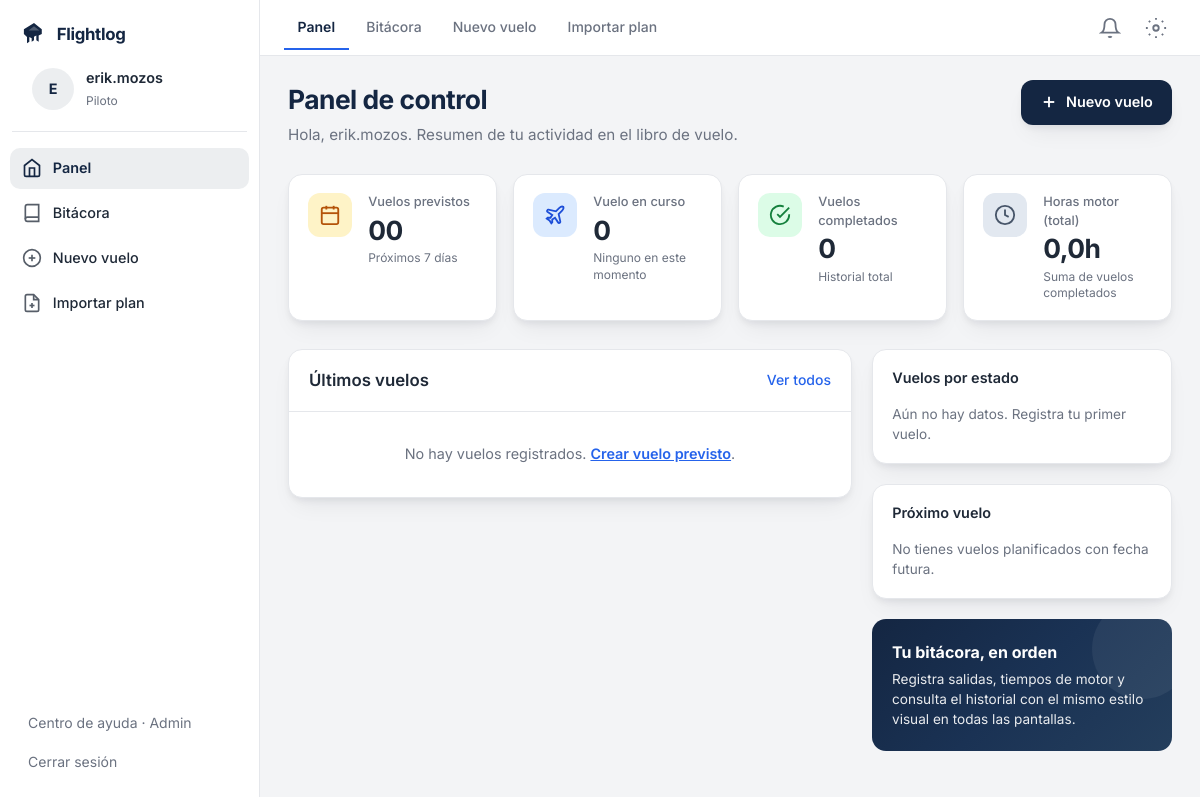
Page /flights/dashboard/ (signed in) on the earlier database version.
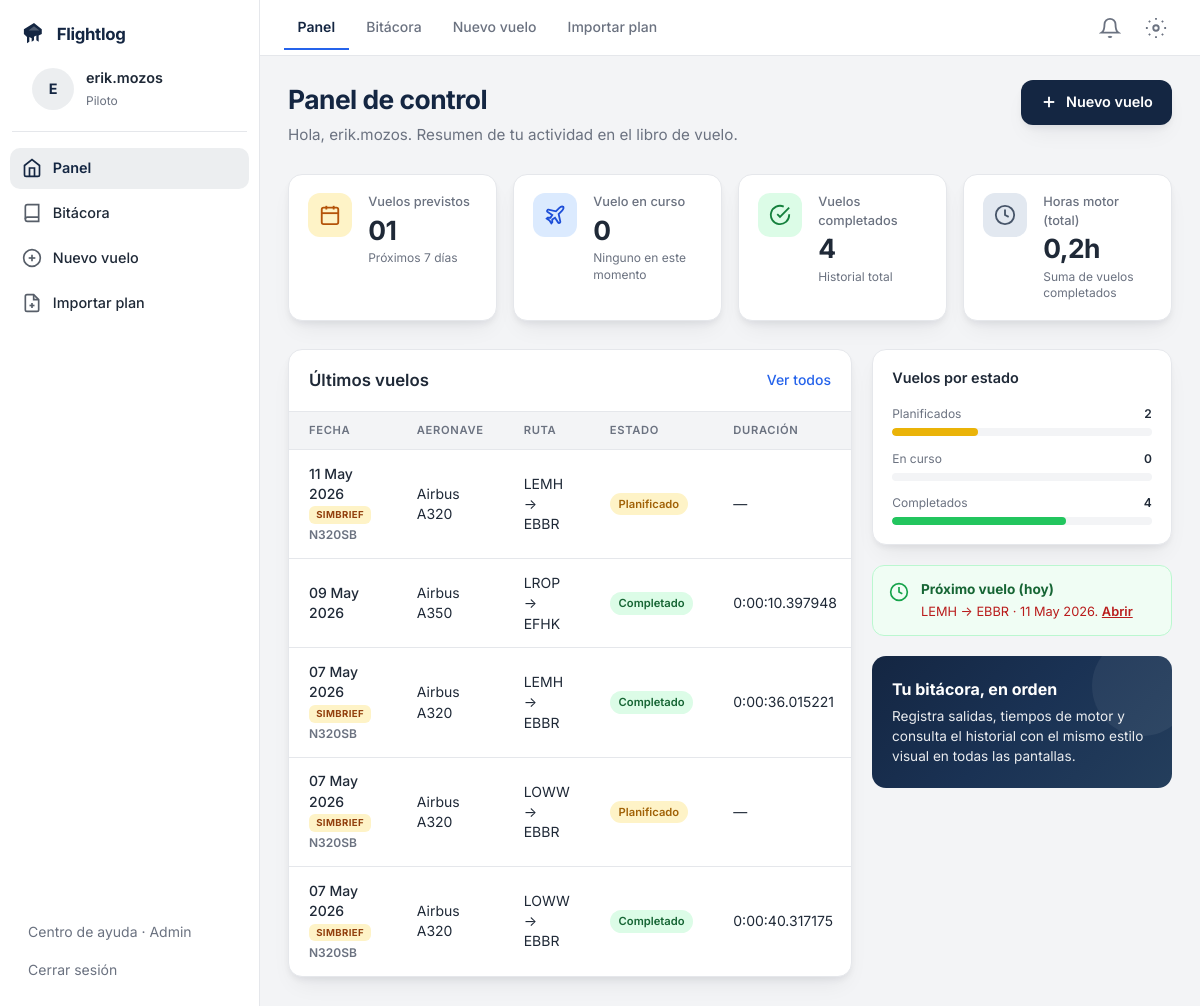
Same page on the later database version.
### logbook/models.py (models this page shows, shortened)
class FlightLog(models.Model):
    class Status(models.TextChoices):
        PLANNED = "PLANNED", "Planificado"
        IN_PROGRESS = "IN_PROGRESS", "En curso"
        COMPLETED = "COMPLETED", "Completado"
        CANCELLED = "CANCELLED", "Cancelado"
    pilot = models.ForeignKey(
        User,
        on_delete=models.CASCADE,
        related_name="flights",
        null=True,
        blank=True,
    )
    planned_date = models.DateField(
        help_text="Fecha prevista o fecha del vuelo planificado.",
    )
    aircraft = models.ForeignKey(Aircraft, on_delete=models.CASCADE, related_name="flight_logs")
    departure_airport = models.ForeignKey(
        Airport, on_delete=models.CASCADE, related_name="departure_flights"
    )
    arrival_airport = models.ForeignKey(
        Airport, on_delete=models.CASCADE, related_name="arrival_flights"
    )
    planned_departure_time = models.TimeField(
        null=True,
        blank=True,
        help_text="Hora de salida prevista (opcional).",
    )
    engine_start_time = models.DateTimeField(
        null=True,
        blank=True,
        help_text="Momento en que se inician motores (al pasar a en curso).",
    )
    engine_stop_time = models.DateTimeField(
        null=True,
        blank=True,
        help_text="Momento en que se apagan motores al finalizar.",
    )
    total_time = models.DurationField(
        null=True,
        blank=True,
        help_text="Tiempo de motor: se rellena al completar (engine_stop - engine_start).",
    )
    status = models.CharField(
        max_length=20,
        choices=Status.choices,
        default=Status.PLANNED,
    )
    remarks = models.TextField(blank=True)
    flight_number = models.CharField(max_length=20, blank=True)
    route = models.TextField(blank=True)
    alternate_airport = models.ForeignKey(
        Airport,
        null=True,
        blank=True,
        on_delete=models.SET_NULL,
        related_name="alternate_flights",
    )
    estimated_flight_time = models.DurationField(
        null=True,
        blank=True,
        help_text="Duración prevista desde el OFP (ej. EET/ETE), si se importó.",
    )
    imported_source = models.CharField(max_length=30, blank=True)
    imported_at = models.DateTimeField(null=True, blank=True)
    ofp_fuel_ramp_kg = models.DecimalField(
        max_digits=12,
        decimal_places=2,
        null=True,
        blank=True,
        help_text="Combustible en rampa según OFP importado (kg).",
    )
    ofp_fuel_takeoff_kg = models.DecimalField(
        max_digits=12,
        decimal_places=2,
        null=True,
        blank=True,
        help_text="Combustible al despegue previsto según OFP (kg).",
    )
    ofp_fuel_landing_kg = models.DecimalField(
        max_digits=12,
        decimal_places=2,
        null=True,
        blank=True,
        help_text="Combustible previsto en llegada según OFP (kg).",
    )
    fuel_on_board_start_kg = models.DecimalField(
        max_digits=12,
        decimal_places=2,
        null=True,
        blank=True,
        help_text="Combustible a bordo al encender motores (kg).",
    )
    fuel_on_board_end_kg = models.DecimalField(
        max_digits=12,
        decimal_places=2,
        null=True,
        blank=True,
        help_text="Combustible a bordo al apagar motores (kg).",
    )
    class Meta:
        ordering = ["-planned_date", "-id"]

### aircraft/models.py (models this page shows, shortened)
class Aircraft(models.Model):
    registration = models.CharField(max_length=32)
    manufacturer = models.CharField(max_length=128)
    model = models.CharField(max_length=128)
    icao_code = models.CharField(
        max_length=16,
        blank=True,
        help_text="Designador tipo OACI (ej. A320, B738).",
    )
    category = models.CharField(
        max_length=32,
        blank=True,
        help_text="Clase general (ej. Jet, SEP, Turboprop).",
    )
    class Meta:
        ordering = ["manufacturer", "model", "registration"]
        verbose_name_plural = "Aircraft"

### airports/models.py (models this page shows, shortened)
class Airport(models.Model):
    icao_code = models.CharField(max_length=4, unique=True)
    name = models.CharField(max_length=255)
    city = models.CharField(max_length=128)
    country = models.CharField(max_length=128)
    latitude = models.DecimalField(max_digits=9, decimal_places=6, null=True, blank=True)
    longitude = models.DecimalField(max_digits=9, decimal_places=6, null=True, blank=True)
    class Meta:
        ordering = ["icao_code"]

### logbook/views.py (the view)
# urls.py: path("dashboard/", views.dashboard, name="dashboard"),
@login_required
@require_GET
def dashboard(request):
    today = timezone.localdate()
    week_end = today + timedelta(days=7)
    qs = FlightLog.objects.filter(pilot=request.user)
    planned_count = qs.filter(
        status=FlightLog.Status.PLANNED,
        planned_date__gte=today,
        planned_date__lte=week_end,
    ).count()
    in_progress = (
        qs.filter(status=FlightLog.Status.IN_PROGRESS)
        .select_related("aircraft", "departure_airport", "arrival_airport")
        .order_by("-planned_date", "-id")
        .first()
    )
    completed_qs = qs.filter(status=FlightLog.Status.COMPLETED)
    completed_count = completed_qs.count()
    agg = completed_qs.aggregate(s=Sum("total_time"))
    total_td = agg["s"]
    total_hours = (total_td.total_seconds() / 3600.0) if total_td else 0.0
    latest_flights = (
        qs.select_related("aircraft", "departure_airport", "arrival_airport")
        .order_by("-planned_date", "-id")[:5]
    )
    total_all = qs.count()
    status_counts = {
        "planned": qs.filter(status=FlightLog.Status.PLANNED).count(),
        "in_progress": qs.filter(status=FlightLog.Status.IN_PROGRESS).count(),
        "completed": completed_count,
        "cancelled": qs.filter(status=FlightLog.Status.CANCELLED).count(),
    }
    next_planned = (
        qs.filter(
            status=FlightLog.Status.PLANNED,
            planned_date__gte=today,
        )
        .select_related("aircraft", "departure_airport", "arrival_airport")
        .order_by("planned_date", "id")
        .first()
    )
    next_planned_is_today = (
        bool(next_planned) and next_planned.planned_date == today
    )
    return render(
        request,
        "logbook/dashboard.html",
        {
            "planned_count": planned_count,
            "in_progress": in_progress,
            "completed_count": completed_count,
            "total_hours": total_hours,
            "latest_flights": latest_flights,
            "total_all": total_all,
            "status_counts": status_counts,
            "next_planned": next_planned,
            "next_planned_is_today": next_planned_is_today,
        },
    )

### templates/logbook/dashboard.html (shortened to what the changed rows need)
{% extends "base.html" %}
{% block content %}
<div class="dash-head">
    <div>
        <h1>Panel de control</h1>
    </div>
</div>
<div class="dash-stats">
    <div class="dash-stat">
        <div class="dash-stat-body">
            <span class="dash-stat-label">Vuelos previstos</span>
            <strong>{% if planned_count < 10 %}0{% endif %}{{ planned_count }}</strong>
            <span class="dash-stat-hint">Próximos 7 días</span>
        </div>
    </div>
    <div class="dash-stat">
        <div class="dash-stat-body">
            <span class="dash-stat-label">Vuelos completados</span>
            <strong>{{ completed_count }}</strong>
            <span class="dash-stat-hint">Historial total</span>
        </div>
    </div>
    <div class="dash-stat">
        <div class="dash-stat-body">
            <span class="dash-stat-label">Horas motor (total)</span>
            <strong>{{ total_hours|floatformat:1 }}h</strong>
            <span class="dash-stat-hint">Suma de vuelos completados</span>
        </div>
    </div>
</div>
<div class="dash-grid">
    <div class="dash-panel">
        <div class="dash-panel-h">
            <h2>Últimos vuelos</h2>
            <a href="{% url 'logbook:flight_list' %}">Ver todos</a>
        </div>
        {% if latest_flights %}
        <div class="dash-table-wrap">
            <table class="dash-table">
                <thead>
                    <tr>
                        <th>Fecha</th>
                        <th>Aeronave</th>
                        <th>Ruta</th>
                        <th>Estado</th>
                        <th>Duración</th>
                    </tr>
                </thead>
                <tbody>
                    {% for f in latest_flights %}
                    <tr>
                        <td><a href="{% url 'logbook:flight_detail' f.pk %}">{{ f.planned_date|date:"d M Y" }}</a>
                            {% if f.imported_source == "SIMBRIEF" %}<span class="dash-badge-simbrief" title="Importado desde OFP/SimBrief">SimBrief</span>{% endif %}
                            {% if f.flight_number %}<span class="dash-flight-no">{{ f.flight_number }}</span>{% endif %}
                        </td>
                        <td>{{ f.aircraft.manufacturer }} {{ f.aircraft.model }}</td>
                        <td>{{ f.departure_airport.icao_code }} → {{ f.arrival_airport.icao_code }}</td>
                        <td>
                            {% if f.status == "PLANNED" %}<span class="dash-badge dash-badge--planned">{{ f.get_status_display }}</span>
                            {% elif f.status == "IN_PROGRESS" %}<span class="dash-badge dash-badge--progress">{{ f.get_status_display }}</span>
                            {% elif f.status == "COMPLETED" %}<span class="dash-badge dash-badge--done">{{ f.get_status_display }}</span>
                            {% else %}<span class="dash-badge dash-badge--cancel">{{ f.get_status_display }}</span>
                            {% endif %}
                        </td>
                        <td>{% if f.total_time %}{{ f.total_time }}{% else %}—{% endif %}</td>
                    </tr>
                    {% endfor %}
                </tbody>
            </table>
        </div>
        {% else %}
        <div class="dash-empty">
            No hay vuelos registrados. <a href="{% url 'logbook:flight_create' %}">Crear vuelo previsto</a>.
        </div>
        {% endif %}
    </div>
    <div class="dash-side-stack">
        <div class="dash-widget">
            <h3>Vuelos por estado</h3>
            {% if total_all %}
            <div class="dash-bar-row">
                <div class="dash-bar-label"><span>Planificados</span><span>{{ status_counts.planned }}</span></div>
                <div class="dash-bar-track"><div class="dash-bar-fill dash-bar-fill--planned" style="width: {% widthratio status_counts.planned total_all 100 %}%;"></div></div>
            </div>
            <div class="dash-bar-row">
                <div class="dash-bar-label"><span>En curso</span><span>{{ status_counts.in_progress }}</span></div>
                <div class="dash-bar-track"><div class="dash-bar-fill dash-bar-fill--progress" style="width: {% widthratio status_counts.in_progress total_all 100 %}%;"></div></div>
            </div>
            <div class="dash-bar-row">
                <div class="dash-bar-label"><span>Completados</span><span>{{ status_counts.completed }}</span></div>
                <div class="dash-bar-track"><div class="dash-bar-fill dash-bar-fill--completed" style="width: {% widthratio status_counts.completed total_all 100 %}%;"></div></div>
            </div>
            {% else %}
            <p style="margin:0;font-size:0.85rem;color:var(--fl-muted);">Aún no hay datos. Registra tu primer vuelo.</p>
            {% endif %}
        </div>
        {% if next_planned %}
        <div class="{% if next_planned_is_today %}dash-alert dash-alert--soft{% else %}dash-alert dash-alert--info{% endif %}">
            {% if next_planned_is_today %}
            <svg width="20" height="20" viewBox="0 0 24 24" fill="none" stroke="currentColor" stroke-width="2"><circle cx="12" cy="12" r="10"/><polyline points="12 6 12 12 16 14"/></svg>
            <div>
                <strong>Próximo vuelo (hoy)</strong>
                <p>{{ next_planned.departure_airport.icao_code }} → {{ next_planned.arrival_airport.icao_code }} · {{ next_planned.planned_date|date:"d M Y" }}. <a href="{% url 'logbook:flight_detail' next_planned.pk %}" style="color:inherit;font-weight:600;">Abrir</a></p>
            </div>
            {% endif %}
        </div>
        {% else %}
        <div class="dash-widget">
            <h3>Próximo vuelo</h3>
            <p style="margin:0;font-size:0.85rem;color:var(--fl-muted);">No tienes vuelos planificados con fecha futura.</p>
        </div>
        {% endif %}
    </div>
</div>
{% endblock %}

Differences in the rows shown:
added FlightLog: planned_date "11 May 2026", imported_source "SIMBRIEF", flight_number "N320SB", aircraft.manufacturer "Airbus", aircraft.model "A320", departure_airport.icao_code "LEMH", arrival_airport.icao_code "EBBR", status "Planificado"
added FlightLog: planned_date "09 May 2026", aircraft.manufacturer "Airbus", aircraft.model "A350", departure_airport.icao_code "LROP", arrival_airport.icao_code "EFHK", status "Completado", total_time "0:00:10.397948"
added FlightLog: planned_date "07 May 2026", imported_source "SIMBRIEF", flight_number "N320SB", aircraft.manufacturer "Airbus", aircraft.model "A320", departure_airport.icao_code "LEMH", arrival_airport.icao_code "EBBR", status "Completado", total_time "0:00:36.015221"
added FlightLog: planned_date "07 May 2026", imported_source "SIMBRIEF", flight_number "N320SB", aircraft.manufacturer "Airbus", aircraft.model "A320", departure_airport.icao_code "LOWW", arrival_airport.icao_code "EBBR", status "Planificado"
added FlightLog: planned_date "07 May 2026", imported_source "SIMBRIEF", flight_number "N320SB", aircraft.manufacturer "Airbus", aircraft.model "A320", departure_airport.icao_code "LOWW", arrival_airport.icao_code "EBBR", status "Completado", total_time "0:00:40.317175"
Other differences:
{{ planned_count }}: "0" → "1"
{{ completed_count }}: "0" → "4"
{{ total_hours|floatformat:1 }}: "0,0" → "0,2"
{{ status_counts.planned }}: (not shown) → "2"
{{ status_counts.in_progress }}: (not shown) → "0"
{{ status_counts.completed }}: (not shown) → "4"
text no longer shown: "No hay vuelos registrados. Crear vuelo previsto Aún no hay datos. Registra tu primer vuelo. Próximo vuelo No tienes vuelos planificados con fecha futura."
text now shown: "FECHA AERONAVE RUTA ESTADO DURACIÓN Planificados En curso Completados Próximo vuelo (hoy) → · Abrir"
